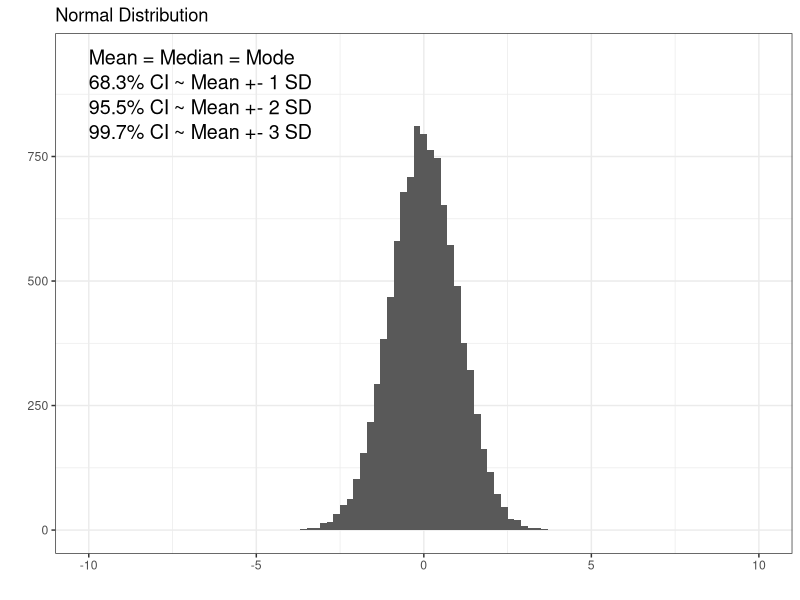
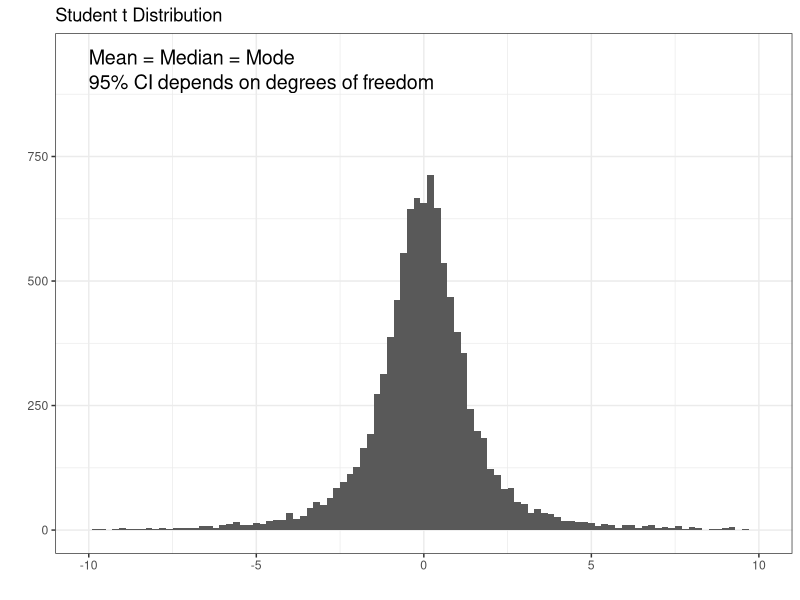
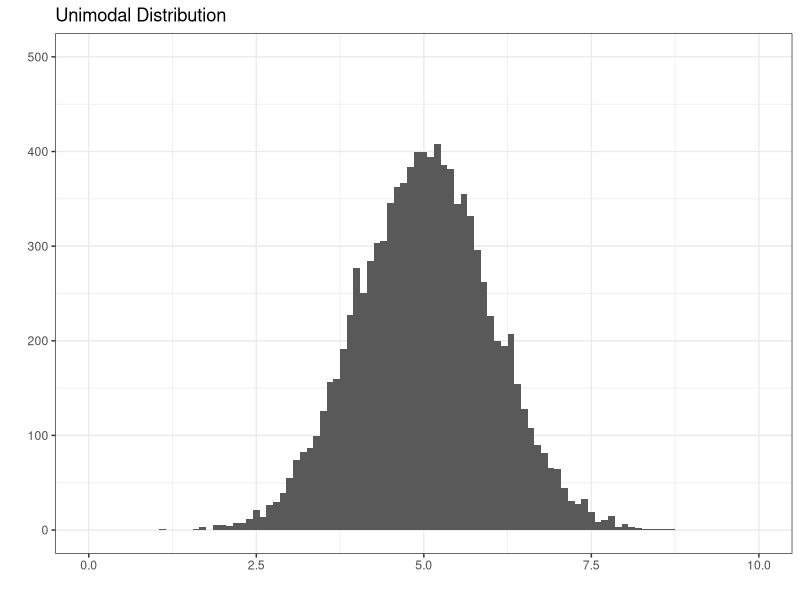
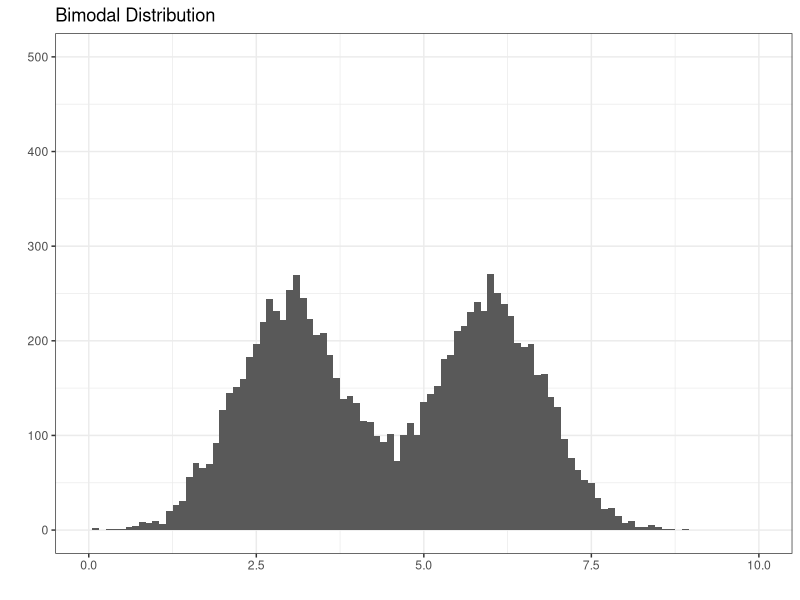
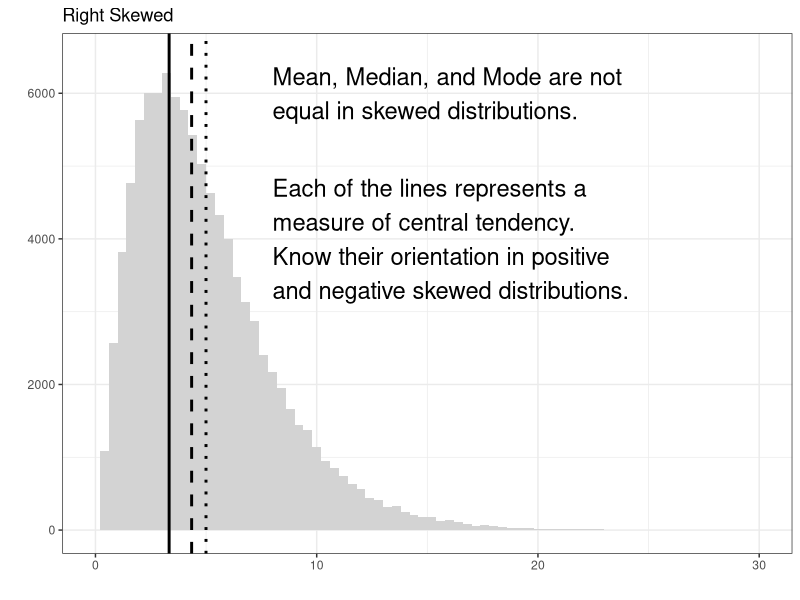
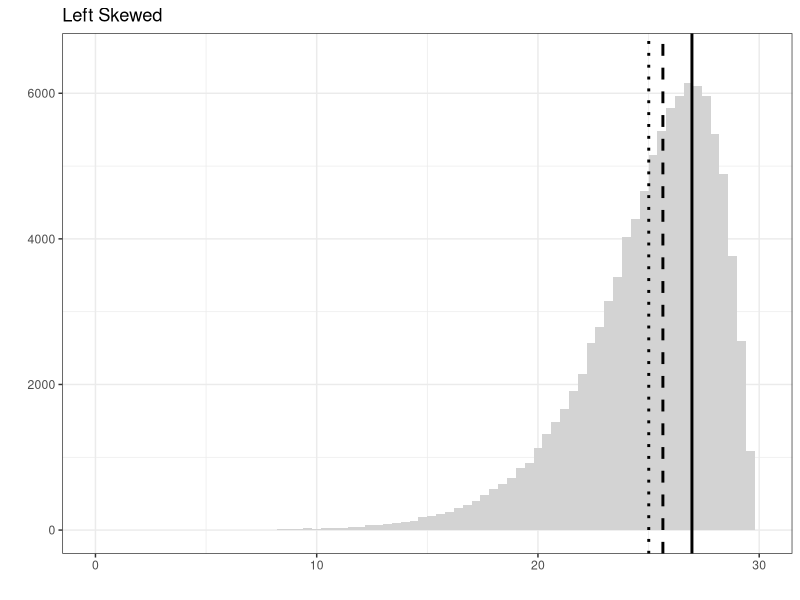
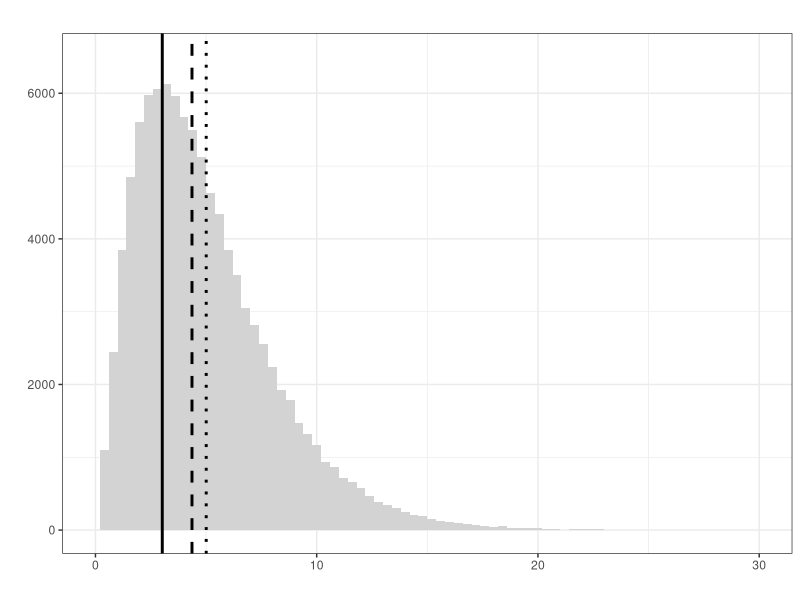
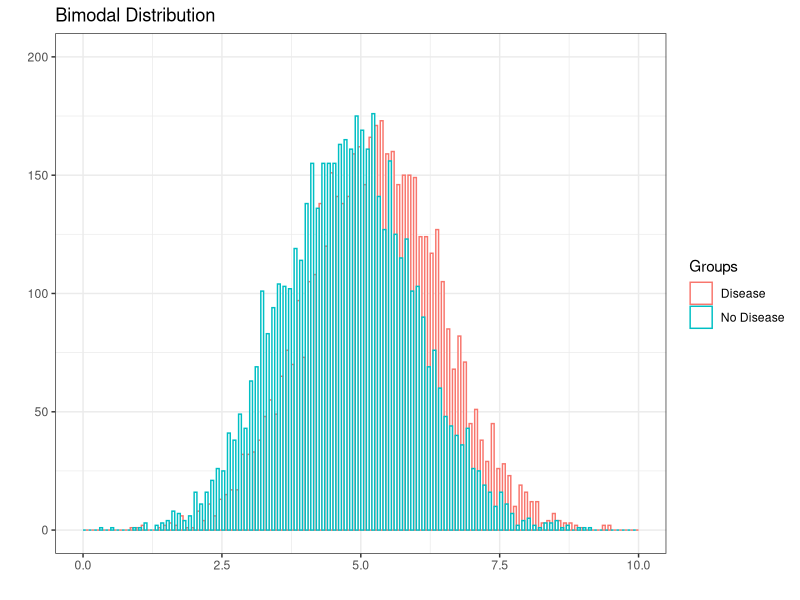

These figures' R source, in order: (Note: this script raises an error after producing the figures.)
## ---- chunk 1
library(ggplot2)
norm <- rnorm(10000, sd = 1)
ggplot(data.frame(data = norm), aes(data)) + 
  geom_histogram(binwidth = 0.2) + 
  xlim(-10, 10) + 
  ylim(0, 950) +
  ggtitle("Normal Distribution") + 
  labs(x="", y="") +
  theme_bw() +
  annotate("text", x = -10, y = 950, label = "Mean = Median = Mode", size=5, hjust = 0) +
  annotate("text", x = -10, y = 900, label = "68.3% CI ~ Mean +- 1 SD", size=5, hjust = 0) +
  annotate("text", x = -10, y = 850, label = "95.5% CI ~ Mean +- 2 SD", size=5, hjust = 0) +
  annotate("text", x = -10, y = 800, label = "99.7% CI ~ Mean +- 3 SD", size=5, hjust = 0)
## ---- chunk 2
library(ggplot2)
studentt <- rt(10000, df=2)
ggplot(data.frame(data = studentt), aes(data)) + 
  geom_histogram(binwidth = 0.2)  + 
  xlim(-10, 10) + 
  ylim(0, 950) +
  ggtitle("Student t Distribution") + 
  labs(x="", y="") +
  theme_bw() +
  annotate("text", x = -10, y = 950, label = "Mean = Median = Mode", size=5, hjust = 0) +
  annotate("text", x = -10, y = 900, label = "95% CI depends on degrees of freedom", size=5, hjust = 0)
## ---- chunk 3
library(ggplot2)
norm <- rnorm(10000, mean = 5, sd = 1)
ggplot(data.frame(data = norm), aes(data)) + 
  geom_histogram(binwidth = 0.1) + 
  xlim(0, 10) + 
  ylim(0, 500) +
  ggtitle("Unimodal Distribution") + 
  theme_bw() +
  labs(x="", y="")
## ---- chunk 4
library(ggplot2)
norm1 <- rnorm(5000, mean = 3, sd = 0.8)
norm2 <- rnorm(5000, mean = 6, sd = 0.8)
ggplot(data.frame(data = c(norm1, norm2)), aes(data)) + 
  geom_histogram(binwidth = 0.1) + 
  xlim(0, 10) + 
  ylim(0, 500) +
  ggtitle("Bimodal Distribution") + 
  theme_bw() +
  labs(x="", y="")
## ---- chunk 5
library(ggplot2)
Mode <- function(x) {
  ux <- unique(x)
  ux[which.max(tabulate(match(x, ux)))]
}
r.skew <- rchisq(100000, df = 5)
ggplot(data.frame(data = r.skew), aes(data)) +
  geom_histogram(binwidth = 0.4, fill = 'lightgray') + 
  geom_vline(xintercept = mean(r.skew), linetype = 'dotted', lwd = 1) +
  geom_vline(xintercept = median(r.skew), linetype = "dashed", lwd = 1) +
  geom_vline(xintercept = Mode(round(r.skew, digits = 2)), linetype = "solid", lwd = 1) +
  xlim(0, 30) + 
  ylim(0, 6500) +
  ggtitle("Right Skewed") + 
  labs(x="", y="") +
  annotate("text", x = 8, y = 6000, label = "Mean, Median, and Mode are not\nequal in skewed distributions.", size = 6, hjust = 0) +
  theme_bw() +
  annotate("text", x = 8, y = 4000, label = "Each of the lines represents a\nmeasure of central tendency.\nKnow their orientation in positive\nand negative skewed distributions.", size = 6, hjust = 0)
## ---- chunk 6
library(ggplot2)
Mode <- function(x) {
  ux <- unique(x)
  ux[which.max(tabulate(match(x, ux)))]
}
l.skew <- 30 - rchisq(100000, df = 5)
ggplot(data.frame(data = l.skew), aes(data)) + 
  geom_histogram(binwidth = 0.4, fill = 'lightgray') + 
  geom_vline(xintercept = mean(l.skew), linetype = 'dotted', lwd = 1) +
  geom_vline(xintercept = median(l.skew), linetype = "dashed", lwd = 1) +
  geom_vline(xintercept = Mode(round(l.skew, digits = 2)), linetype = "solid", lwd = 1) +
  xlim(0, 30) + 
  ylim(0, 6500) +
  ggtitle("Left Skewed") + 
  theme_bw() +
  labs(x="", y="")
## ---- chunk 7
library(ggplot2)
Mode <- function(x) {
  ux <- unique(x)
  ux[which.max(tabulate(match(x, ux)))]
}
r.skew <- rchisq(100000, df = 5)
ggplot(data.frame(data = r.skew), aes(data)) +
  geom_histogram(binwidth = 0.4, fill = 'lightgray') + 
  geom_vline(xintercept = mean(r.skew), linetype = 'dotted', lwd = 1) +
  geom_vline(xintercept = median(r.skew), linetype = "dashed", lwd = 1) +
  geom_vline(xintercept = Mode(round(r.skew, digits = 2)), linetype = "solid", lwd = 1) +
  xlim(0, 30) + 
  ylim(0, 6500) +
  ggtitle("") + 
  theme_bw() +
  labs(x="", y="")
## ---- chunk 8
library(ggplot2)
norm1 <- rnorm(5000, mean = 4.75, sd = 1.2)
norm2 <- rnorm(5000, mean = 5.25, sd = 1.2)
ggplot(data.frame(data = c(norm1, norm2), Groups = c(rep('No Disease', length(norm1)), rep('Disease', length(norm2)))), aes(data, color = Groups)) + 
  geom_histogram(binwidth = 0.1, fill = 'white', position="dodge") + 
  xlim(0, 10) + 
  ylim(0, 200) +
  ggtitle("Bimodal Distribution") + 
  theme_bw() +
  labs(x="", y="")
## ---- chunk 9
  norm1 <- rnorm(5000, mean = 4.75, sd = 1.2)
  norm2 <- rnorm(5000, mean = 5.25, sd = 1.2)
  (t.test(norm1, norm2))$p.value
## ---- chunk 10
library(ggplot2)
pos <- ggplot(mtcars, aes(x=wt, y=hp)) + 
  geom_point() + 
  ggtitle("Positive Correlation") + 
  theme_bw() +
  labs(x="Weight", y="Horse Power")
neg <- ggplot(mtcars, aes(x=wt, y=mpg)) + 
  geom_point() + 
  ggtitle("Negative Correlation") + 
  theme_bw() + 
  labs(x="Weight", y="Fuel Efficiency (mpg)")

plot_grid(pos, neg)
## ---- chunk 11
library(ggplot2)
pos <- ggplot(mtcars, aes(x=wt, y=hp)) + 
  geom_point() + 
  geom_smooth(method='lm',formula=y~x) +
  ggtitle("Positive Correlation") + 
  labs(x="Weight", y="Horse Power") +
  xlim(1.5, 5.5) +
  ylim(0, 310) +
  theme_bw() +
  annotate("text", x = 1.6, y = 300, label = paste("r == ", round(cor(mtcars$wt, mtcars$hp), digits = 3), sep = ''), size=5, hjust = 0, parse = TRUE) +
  annotate("text", x = 1.6, y = 280, label = paste("r^2 == ", round(cor(mtcars$wt, mtcars$hp)^2, digits = 3), sep = ''), size=5, hjust = 0, parse = TRUE)
show(pos)
## ---- chunk 12
library(ggplot2)
pos <- ggplot(mtcars, aes(x=wt, y=hp)) + 
  geom_point() + 
  geom_smooth(method='lm',formula=y~x) +
  ggtitle("Narrower spread in y-axis") + 
  labs(x="Weight", y="Horse Power") +
  xlim(1.5, 5.5) +
  ylim(0, 310) +
  theme_bw() + 
  annotate("text", x = 1.6, y = 300, label = paste("r == ", round(cor(mtcars$wt, mtcars$hp), digits = 3), sep = ''), size=5, hjust = 0, parse = TRUE) +
  annotate("text", x = 1.6, y = 280, label = paste("r^2 == ", round(cor(mtcars$wt, mtcars$hp)^2, digits = 3), sep = ''), size=5, hjust = 0, parse = TRUE)
show(pos)
## ---- chunk 13
library(ggplot2)
fit <- lm(hp~wt, data=mtcars)
predicted.y <- predict(fit)
new.y <- mtcars$hp
new.y[new.y - predicted.y > 0] <- new.y + 30
new.y[new.y - predicted.y < 0] <- new.y - 30
newdata <- data.frame(wt=mtcars$wt, hp=new.y)
pos <- ggplot(newdata, aes(x=wt, y=hp)) + 
  geom_point() + 
  geom_smooth(method='lm',formula=y~x) +
  ggtitle("Wider Spread in y-axis") + 
  labs(x="Weight", y="Horse Power") +
  xlim(1.5, 5.5) +
  ylim(0, 310) +
  theme_bw() +
  annotate("text", x = 1.6, y = 300, label = paste("r == ", round(cor(newdata$wt, newdata$hp), digits = 3), sep = ''), size=5, hjust = 0, parse = TRUE) +
  annotate("text", x = 1.6, y = 280, label = paste("r^2 == ", round(cor(newdata$wt, newdata$hp)^2, digits = 3), sep = ''), size=5, hjust = 0, parse = TRUE)
show(pos)
## ---- chunk 14
library(ggplot2)
dat <- data.frame(Groups = c('Control', 'Treatment'), Risk = c(0.6, 0.34))
ggplot(data=dat, aes(x=Groups, y=Risk)) +
  geom_bar(colour="black", stat="identity") +
  ylim(0,1) +
  theme_bw() +
  annotate("segment", x = 2, xend = 2, y = 0.34, yend = 0.6, colour = "red", size = 1.5) +
  annotate("text", x = 1.95, y = 0.47, colour = "red", size = 4, label = "Risk Difference", angle = 90)
## ---- chunk 15
library(ggplot2)
norm1 <- rnorm(5000, mean = 4.25, sd = 1.5)
norm2 <- rnorm(5000, mean = 7.75, sd = 1.5)
ggplot(data.frame(data = c(norm1, norm2), Groups = c(rep('No Disease', length(norm1)), rep('Disease', length(norm2)))), aes(data, fill = Groups)) + 
  geom_density(alpha=0.2) + 
  geom_vline(xintercept = 6, linetype = 'solid', lwd = 1) +
  scale_fill_manual(values = c("No Disease" = "blue", "Disease" = "red")) +
  labs(x="Cancer Biomarker", y="Fraction of Patients") +
  theme_bw() +
  annotate("text", x = 1.5, y = 0.02, label = "True\nNegative", size=5, hjust = 0) +
  annotate("text", x = 4.6, y = 0.02, label = "False\nNegative", size=5, hjust = 0) +
  annotate("text", x = 6.35, y = 0.02, label = "False\nPositive", size=5, hjust = 0) +
  annotate("text", x = 9.2, y = 0.02, label = "True\nPositive", size=5, hjust = 0)
## ---- chunk 16
library(ggplot2)
norm1 <- rnorm(5000, mean = 4.25, sd = 1.5)
norm2 <- rnorm(5000, mean = 7.75, sd = 1.5)
ggplot(data.frame(data = c(norm1, norm2), Groups = c(rep('No Disease', length(norm1)), rep('Disease', length(norm2)))), aes(data, fill = Groups)) + 
  geom_density(alpha=0.2) + 
  geom_vline(xintercept = 6, linetype = 'solid', lwd = 1) +
  scale_fill_manual(values = c("No Disease" = "white", "Disease" = "red")) +
  labs(x="Cancer Biomarker", y="Fraction of Patients") +
  theme_bw() +
  annotate("text", x = 1.5, y = 0.02, label = "True\nNegative", size=5, hjust = 0, color = '#dddddd') +
  annotate("text", x = 4.6, y = 0.02, label = "False\nNegative", size=5, hjust = 0) +
  annotate("text", x = 6.35, y = 0.02, label = "False\nPositive", size=5, hjust = 0, color = '#dddddd') +
  annotate("text", x = 9.2, y = 0.02, label = "True\nPositive", size=5, hjust = 0)
## ---- chunk 17
library(ggplot2)
norm1 <- rnorm(5000, mean = 4.25, sd = 1.5)
norm2 <- rnorm(5000, mean = 7.75, sd = 1.5)
ggplot(data.frame(data = c(norm1, norm2), Groups = c(rep('No Disease', length(norm1)), rep('Disease', length(norm2)))), aes(data, fill = Groups)) + 
  geom_density(alpha=0.2) + 
  geom_vline(xintercept = 6, linetype = 'solid', lwd = 1) +
  scale_fill_manual(values = c("No Disease" = "blue", "Disease" = "white")) +
  labs(x="Cancer Biomarker", y="Fraction of Patients") +
  theme_bw() + 
  annotate("text", x = 1.5, y = 0.02, label = "True\nNegative", size=5, hjust = 0) +
  annotate("text", x = 4.6, y = 0.02, label = "False\nNegative", size=5, hjust = 0, color = '#dddddd') +
  annotate("text", x = 6.35, y = 0.02, label = "False\nPositive", size=5, hjust = 0) +
  annotate("text", x = 9.2, y = 0.02, label = "True\nPositive", size=5, hjust = 0, color = '#dddddd')
## ---- chunk 18
library(ggplot2)
n = 1000
prevalence <- seq(0, 1, by = 0.001)
sensitivity <- 0.9
specificity <- 0.9

TP <- n * prevalence * sensitivity               # people testing correctly positive
TN <- (n - (n * prevalence)) * specificity       # people testing correctly negative
FP <- (n - (n * prevalence)) * (1 - specificity) # people who do not have disease but test positive
FN <- n * prevalence * (1 - sensitivity)         # people who have disease but test negative
PPV <- TP / (TP + FP)
NPV <- TN / (TN + FN)
    
data <- data.frame(x = prevalence, y = PPV)
ggplot(data, aes(x = x, y = y)) + 
  geom_line() +
  ylim(0, 1) + 
  theme_bw() +
  labs(x="Prevalence", y="Positive Predictive Value")
## ---- chunk 19
library(ggplot2)
n = 1000
prevalence <- seq(0, 1, by = 0.001)
sensitivity <- 0.5
specificity <- 0.9
TP <- n * prevalence * sensitivity               # people testing correctly positive
TN <- (n - (n * prevalence)) * specificity       # people testing correctly negative
FP <- (n - (n * prevalence)) * (1 - specificity) # people who do not have disease but test positive
FN <- n * prevalence * (1 - sensitivity)         # people who have disease but test negative
PPV <- TP / (TP + FP)
NPV <- TN / (TN + FN)
data <- data.frame(x = prevalence, y = PPV)
ggplot(data, aes(x = x, y = y)) + 
  geom_line() +
  ylim(0, 1) + 
  theme_bw() +
  labs(x="Prevalence", y="Positive Predictive Value") +
  annotate('text', x = 0.5, y = 0.25, label = "50% Sensitive and 90% Specific", size = 5)
## ---- chunk 20
library(ggplot2)
n = 1000
prevalence <- seq(0, 1, by = 0.001)
sensitivity <- 0.9
specificity <- 0.5
TP <- n * prevalence * sensitivity               # people testing correctly positive
TN <- (n - (n * prevalence)) * specificity       # people testing correctly negative
FP <- (n - (n * prevalence)) * (1 - specificity) # people who do not have disease but test positive
FN <- n * prevalence * (1 - sensitivity)         # people who have disease but test negative
PPV <- TP / (TP + FP)
NPV <- TN / (TN + FN)
data <- data.frame(x = prevalence, y = PPV)
ggplot(data, aes(x = x, y = y)) + 
  geom_line() +
  ylim(0, 1) + 
  theme_bw() +
  labs(x="Prevalence", y="Positive Predictive Value") +
  annotate('text', x = 0.5, y = 0.25, label = "90% Sensitive and 50% Specific", size = 5)
## ---- chunk 21
library(ggplot2)
norm1 <- rnorm(318900, mean = 5, sd = 1.5)
norm2 <- rnorm(1200, mean = 10, sd = 1.5)
ggplot(data.frame(data = c(norm1, norm2), Groups = c(rep('No Disease', length(norm1)), rep('Disease', length(norm2)))), aes(x=data, fill=Groups)) + 
  geom_histogram(alpha = 0.2, position="identity", binwidth = 0.1) + 
  geom_vline(xintercept = 9, linetype = 'solid', lwd = 1) +
  scale_fill_manual(values = c("No Disease" = "blue", "Disease" = "red")) +
  theme_bw() + 
  labs(x="HIV Test", y="Number of Patients")
## ---- chunk 22
library(ggplot2)
norm1 <- rnorm(5000, mean = 4.25, sd = 1.5)
norm2 <- rnorm(5000, mean = 7.75, sd = 1.5)
ggplot(data.frame(data = c(norm1, norm2), Groups = c(rep('No Disease', length(norm1)), rep('Disease', length(norm2)))), aes(data, fill = Groups)) + 
  geom_density(alpha=0.2) + 
  geom_vline(xintercept = 5, linetype = 'solid', lwd = 1) +
  geom_vline(xintercept = 7, linetype = 'dotted', lwd = 1) +
  scale_fill_manual(values = c("No Disease" = "blue", "Disease" = "red")) +
  theme_bw() +
  labs(x="Cancer Biomarker", y="Fraction of Patients")
